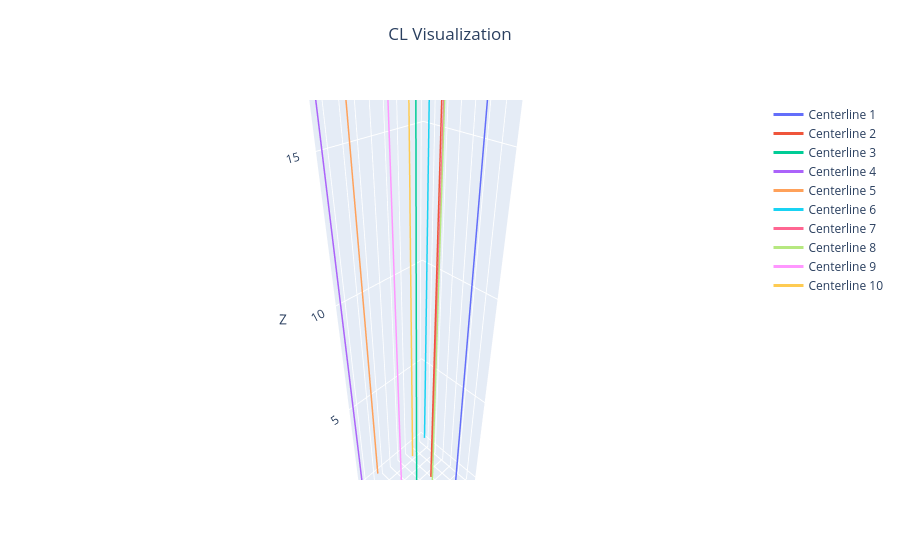

Here is the notebook cell this chart was saved with:
### Code cell
'''
Input: set of centerlines on a scalp

Algorithm:
- normalize relative positions of root point from each CL on the scalp on some surface
- compute negative density gradient for each CL root point on the surface
- calculate force on each CL point based on density gradient
   - force magnitude falls off with distance from root point, but has same directionality
   - root points DO NOT MOVE, but other points do
- update CL points based on force
- repeat until equilibrium configuration is reached (loss will be some "energy" related to the centerline force)

Output: set of CLs with updated positions
'''

# generating a set of CLs
poses = [] # n x 3
thetas = []
for i in range(10):
    pos, theta = RodGenerator.straight_rod(20)
    pos[:, 0] += 2 * 2 * np.random.sample() # spacing out x coords
    pos[:, 1] += 2 * 2 * np.random.sample() # spacing out y coords
    poses.append(pos)
    thetas.append(theta)

roots = np.array([pos[0] for pos in poses])
poses = np.array(poses)

plot_cls(poses)
